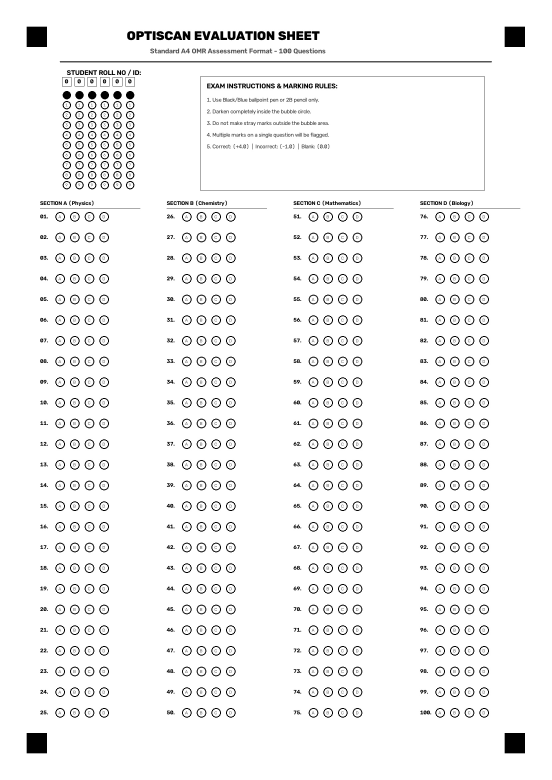
#> input picture data/blank_templates/blank_100q.jpg, 1654 x 2339 px (shown at 1/3 size)
$ python -i preprocess.py   (imports and definitions only)
#> lines starting #> are read from the running program, lines starting #| are printed output that depends on the picture; after the words box and inside, x2 and y2 are one past the last pixel; in counts of white or black regions, pixels touching at a corner belong together
### src/utils/logger.py
"""
Centralized logging utility for OptiScan with color formatting and file output support.
"""

import logging
import sys
from pathlib import Path
from typing import Optional


class OptiScanFormatter(logging.Formatter):
    """Custom color-coded console formatter for readable CLI output."""

    GREY = "\x1b[38;20m"
    BLUE = "\x1b[34;20m"
    GREEN = "\x1b[32;20m"
    YELLOW = "\x1b[33;20m"
    RED = "\x1b[31;20m"
    BOLD_RED = "\x1b[31;1m"
    RESET = "\x1b[0m"

    FORMAT = "%(asctime)s | %(levelname)-8s | %(name)s:%(funcName)s:%(lineno)d - %(message)s"

    LEVEL_COLORS = {
        logging.DEBUG: GREY,
        logging.INFO: GREEN,
        logging.WARNING: YELLOW,
        logging.ERROR: RED,
        logging.CRITICAL: BOLD_RED,
    }

    # [7 lines left out: function format, not called in this run]


def get_logger(
    name: str = "optiscan",
    level: int | str = logging.INFO,
    log_file: Optional[Path | str] = None,
) -> logging.Logger:
    """
    Get or create a configured logger instance.

    Args:
        name: The name of the logger module.
        level: Minimum log level (e.g. logging.DEBUG, logging.INFO).
        log_file: Optional file path to persist log output.

    Returns:
        Configured logging.Logger instance.
    """
    logger = logging.getLogger(name)

    if isinstance(level, str):
        level = getattr(logging, level.upper(), logging.INFO)
    logger.setLevel(level)

    # Avoid duplicate handlers if logger was already created
    if not logger.handlers:
        console_handler = logging.StreamHandler(sys.stdout)
        console_handler.setLevel(level)
        console_handler.setFormatter(OptiScanFormatter())
        logger.addHandler(console_handler)

        if log_file:
            log_path = Path(log_file)
            log_path.parent.mkdir(parents=True, exist_ok=True)
            file_handler = logging.FileHandler(str(log_path), encoding="utf-8")
            file_handler.setLevel(level)
            file_formatter = logging.Formatter(
                "%(asctime)s | %(levelname)-8s | %(name)s:%(funcName)s:%(lineno)d - %(message)s",
                datefmt="%Y-%m-%d %H:%M:%S",
            )
            file_handler.setFormatter(file_formatter)
            logger.addHandler(file_handler)

    return logger

### src/preprocess.py
"""
Image Ingestion & Preprocessing Pipeline for OptiScan (Phase 2).
Handles multi-format ingestion (JPG, PNG, TIFF, PDF), canvas standardization,
noise suppression, localized lighting normalization (CLAHE), and adaptive binarization.
"""

from pathlib import Path
from typing import Optional, Union

import cv2
import numpy as np

from src.utils.exceptions import (
    ImageLoadError,
    ImageProcessingError,
    InvalidImageDimensionsError,
)
from src.utils.logger import get_logger

logger = get_logger("preprocess")


def load_image(
    image_input: Union[str, Path, bytes, np.ndarray],
    min_dimensions: Optional[tuple[int, int]] = (1200, 1600),
    dpi_render: int = 200,
) -> np.ndarray:
    """
    Ingest and normalize image data from multiple formats (JPG, PNG, TIFF, BMP, PDF)
    or existing numpy arrays, verifying minimum resolution constraints.

    Args:
        image_input: File path (str/Path), raw bytes, or already loaded NumPy array.
        min_dimensions: Optional (min_width, min_height) tuple to validate minimum quality.
        dpi_render: Target rendering DPI if input is a PDF document.

    Returns:
        3-channel NumPy array (uint8) in standard BGR/RGB color representation.

    Raises:
        ImageLoadError: If the file cannot be found, is corrupted, or cannot be decoded.
        InvalidImageDimensionsError: If image resolution is lower than min_dimensions.
    """
    img: Optional[np.ndarray] = None

    if isinstance(image_input, np.ndarray):
        img = image_input.copy()
        if img.ndim == 2:
            img = cv2.cvtColor(img, cv2.COLOR_GRAY2BGR)
        elif img.ndim == 3 and img.shape[2] == 4:
            img = cv2.cvtColor(img, cv2.COLOR_BGRA2BGR)
        elif img.ndim != 3 or img.shape[2] != 3:
            raise ImageLoadError(
                f"Invalid image array shape: {img.shape}",
                details={"shape": img.shape},
            )

    elif isinstance(image_input, bytes):
        try:
            file_bytes = np.frombuffer(image_input, dtype=np.uint8)
            img = cv2.imdecode(file_bytes, cv2.IMREAD_COLOR)
        except Exception as e:
            raise ImageLoadError(f"Failed to decode image from byte buffer: {e}") from e
        if img is None:
            raise ImageLoadError("Failed to decode image from byte buffer: cv2.imdecode returned None")

    elif isinstance(image_input, (str, Path)):
        path = Path(image_input)
        if not path.exists() or not path.is_file():
            raise ImageLoadError(
                f"Image file does not exist or is not a file: {path}",
                file_path=str(path),
            )

        suffix = path.suffix.lower()

        # Handle PDF documents via pypdfium2
        if suffix == ".pdf":
            try:
                import pypdfium2 as pdfium

                pdf = pdfium.PdfDocument(str(path))
                if len(pdf) == 0:
                    raise ImageLoadError(f"PDF document '{path}' contains no pages.", file_path=str(path))

                # Standard PDF point is 1/72 inch; scale to target DPI (e.g. 200 DPI -> 200/72)
                scale_factor = dpi_render / 72.0
                page = pdf[0]
                bitmap = page.render(scale=scale_factor)
                pil_img = bitmap.to_pil()
                img = cv2.cvtColor(np.array(pil_img.convert("RGB")), cv2.COLOR_RGB2BGR)
            except ImageLoadError:
                raise
            except Exception as e:
                raise ImageLoadError(
                    f"Failed to render PDF page from '{path}': {e}",
                    file_path=str(path),
                ) from e

        # Handle raster images (JPG, PNG, TIFF, BMP, WebP)
        else:
            try:
                with open(path, "rb") as f:
                    file_bytes = np.frombuffer(f.read(), dtype=np.uint8)
                img = cv2.imdecode(file_bytes, cv2.IMREAD_COLOR)
                if img is None:
                    # Fallback to PIL in case OpenCV codec fails
                    from PIL import Image

                    with Image.open(path) as pil_img:
                        img = cv2.cvtColor(np.array(pil_img.convert("RGB")), cv2.COLOR_RGB2BGR)
            except Exception as e:
                raise ImageLoadError(
                    f"Failed to load or parse image file '{path}': {e}",
                    file_path=str(path),
                ) from e

        if img is None:
            raise ImageLoadError(
                f"Failed to decode image from '{path}'. File may be corrupt or format unsupported.",
                file_path=str(path),
            )

    else:
        raise ImageLoadError(
            f"Unsupported input type for load_image: {type(image_input).__name__}",
        )

    # Validate resolution constraints
    if min_dimensions is not None:
        min_w, min_h = min_dimensions
        h, w = img.shape[:2]
        # Orientation-agnostic check: compare min/max bounds
        img_min_dim = min(w, h)
        img_max_dim = max(w, h)
        req_min_dim = min(min_w, min_h)
        req_max_dim = max(min_w, min_h)

        if img_min_dim < req_min_dim or img_max_dim < req_max_dim:
            raise InvalidImageDimensionsError(
                f"Image resolution ({w}x{h}) is below minimum requirement ({min_w}x{min_h}).",
                shape=(h, w),
                details={"width": w, "height": h, "min_width": min_w, "min_height": min_h},
            )

    logger.debug("Successfully loaded image of shape %s", img.shape)
    return img


def to_grayscale(image: np.ndarray) -> np.ndarray:
    """
    Convert an input color or multi-channel image to single-channel 8-bit grayscale.

    Args:
        image: Input image array (2D grayscale, 3-channel BGR/RGB, or 4-channel BGRA/RGBA).

    Returns:
        2D single-channel uint8 array.
    """
    if image.ndim == 2:
        return image.copy()
    if image.ndim == 3:
        if image.shape[2] == 3:
            return cv2.cvtColor(image, cv2.COLOR_BGR2GRAY)
        elif image.shape[2] == 4:
            return cv2.cvtColor(image, cv2.COLOR_BGRA2GRAY)
    raise ImageProcessingError(
        f"Unsupported image shape for grayscale conversion: {image.shape}",
        details={"shape": image.shape},
    )


def resize_with_aspect_ratio(
    image: np.ndarray,
    target_width: int = 1654,
    target_height: Optional[int] = None,
    interpolation: int = cv2.INTER_AREA,
) -> tuple[np.ndarray, float]:
    """
    Resize an image maintaining aspect ratio to a target canvas width.

    Args:
        image: Input image array.
        target_width: Desired width in pixels (e.g. 1654 for A4 at 200 DPI).
        target_height: Optional fixed target height. If None, computed from aspect ratio.
        interpolation: OpenCV interpolation algorithm.

    Returns:
        tuple of (resized_image, scale_factor)
    """
    h, w = image.shape[:2]
    if target_height is None:
        scale = float(target_width) / float(w)
        new_h = int(round(h * scale))
        new_w = target_width
    else:
        scale_w = float(target_width) / float(w)
        scale_h = float(target_height) / float(h)
        scale = min(scale_w, scale_h)
        new_w = int(round(w * scale))
        new_h = int(round(h * scale))

    if new_w == w and new_h == h:
        return image.copy(), 1.0

    resized = cv2.resize(image, (new_w, new_h), interpolation=interpolation)
    return resized, scale


def denoise_image(
    gray_image: np.ndarray,
    method: str = "bilateral",
    d: int = 9,
    sigma_color: float = 75.0,
    sigma_space: float = 75.0,
) -> np.ndarray:
    """
    Apply edge-preserving smoothing to remove scanner/sensor noise without blurring bubble borders.

    Args:
        gray_image: 2D single-channel grayscale image.
        method: Denoising technique ('bilateral', 'gaussian', or 'median').
        d: Diameter of each pixel neighborhood for bilateral filtering.
        sigma_color: Filter sigma in the color space.
        sigma_space: Filter sigma in the coordinate space.

    Returns:
        Filtered 2D grayscale image.
    """
    if gray_image.ndim != 2:
        raise ImageProcessingError(f"denoise_image requires 2D grayscale image, got {gray_image.shape}")

    if method == "bilateral":
        return cv2.bilateralFilter(gray_image, d=d, sigmaColor=sigma_color, sigmaSpace=sigma_space)
    elif method == "gaussian":
        return cv2.GaussianBlur(gray_image, (5, 5), 0)
    elif method == "median":
        return cv2.medianBlur(gray_image, 3)
    else:
        logger.warning("Unrecognized denoising method '%s', returning original image.", method)
        return gray_image.copy()


def apply_clahe(
    gray_image: np.ndarray,
    clip_limit: float = 2.0,
    grid_size: tuple[int, int] = (8, 8),
) -> np.ndarray:
    """
    Apply Contrast Limited Adaptive Histogram Equalization (CLAHE) to normalize
    mobile camera flash gradients and localized shadows across the sheet.

    Args:
        gray_image: 2D single-channel grayscale image.
        clip_limit: Threshold for contrast limiting.
        grid_size: Size of grid for histogram equalization (tileGridSize).

    Returns:
        Contrast-equalized 2D grayscale image.
    """
    if gray_image.ndim != 2:
        raise ImageProcessingError(f"apply_clahe requires 2D grayscale image, got {gray_image.shape}")

    clahe = cv2.createCLAHE(clipLimit=clip_limit, tileGridSize=grid_size)
    return clahe.apply(gray_image)


def binarize_adaptive(
    gray_image: np.ndarray,
    block_size: int = 25,
    c_offset: int = 10,
    invert: bool = True,
    morph_kernel_size: Optional[int] = None,
) -> np.ndarray:
    """
    Convert grayscale image into a high-contrast binary mask using adaptive Gaussian thresholding,
    with optional morphological cleanup.
    By default, inverts the output so foreground ink/bubbles are 255 and background paper is 0.

    Args:
        gray_image: 2D single-channel grayscale image.
        block_size: Size of pixel neighborhood used to calculate threshold value (must be odd > 1).
        c_offset: Constant subtracted from the mean or weighted mean.
        invert: If True, uses cv2.THRESH_BINARY_INV; if False, uses cv2.THRESH_BINARY.
        morph_kernel_size: Optional integer kernel size for morphological opening to remove salt noise.

    Returns:
        Binary image mask (uint8, values 0 or 255).
    """
    if gray_image.ndim != 2:
        raise ImageProcessingError(f"binarize_adaptive requires 2D grayscale image, got {gray_image.shape}")

    # Block size must be odd and > 1
    if block_size % 2 == 0:
        block_size += 1
    if block_size < 3:
        block_size = 3

    thresh_type = cv2.THRESH_BINARY_INV if invert else cv2.THRESH_BINARY
    binary = cv2.adaptiveThreshold(
        gray_image,
        255,
        cv2.ADAPTIVE_THRESH_GAUSSIAN_C,
        thresh_type,
        block_size,
        c_offset,
    )

    if morph_kernel_size and morph_kernel_size > 1:
        kernel = cv2.getStructuringElement(cv2.MORPH_RECT, (morph_kernel_size, morph_kernel_size))
        binary = cv2.morphologyEx(binary, cv2.MORPH_OPEN, kernel)

    return binary


def preprocess_pipeline(
    image_input: Union[str, Path, np.ndarray],
    target_width: int = 1654,
    min_dimensions: Optional[tuple[int, int]] = None,
) -> tuple[np.ndarray, np.ndarray, np.ndarray, float]:
    """
    Full end-to-end preprocessing pipeline:
    1. Ingest image from file or array (with resolution check).
    2. Resize to canonical width maintaining aspect ratio.
    3. Convert to grayscale.
    4. Apply bilateral noise filtering.
    5. Enhance localized contrast via CLAHE.
    6. Generate inverted high-contrast binary mask via adaptive thresholding.

    Args:
        image_input: File path or NumPy image array.
        target_width: Canonical standard width in pixels (default 1654 for A4 @ 200 DPI).
        min_dimensions: Optional minimum resolution constraint.

    Returns:
        tuple of:
        - resized_color_image: Standardized 3-channel image (np.ndarray)
        - clahe_enhanced_gray: Contrast-normalized grayscale image (np.ndarray)
        - binary_mask: Inverted adaptive binary mask (np.ndarray)
        - scale_factor: Rescaling ratio applied (float)
    """
    raw_img = load_image(image_input, min_dimensions=min_dimensions)
    resized_img, scale_factor = resize_with_aspect_ratio(raw_img, target_width=target_width)
    gray = to_grayscale(resized_img)
    denoised = denoise_image(gray, method="bilateral")
    clahe_gray = apply_clahe(denoised)
    binary_mask = binarize_adaptive(clahe_gray)

    logger.debug(
        "Preprocessing complete. Resized shape: %s, Scale factor: %.4f",
        resized_img.shape,
        scale_factor,
    )
    return resized_img, clahe_gray, binary_mask, scale_factor

>>> import cv2
>>> picture = cv2.imread('../data/blank_templates/blank_100q.jpg')
#> picture is the input picture: shape (2339, 1654, 3); min 0, max 255, mean 243.5
>>> result = preprocess_pipeline(picture)
#> in preprocess_pipeline, `resized_img, scale_factor = resize_with_aspect_ratio(raw_img, target_w..`: scale_factor = 1
#> in binarize_adaptive, `binary = cv2.adaptiveThreshold( gray_image, 255, cv2.ADAPTIVE_THRESH_G..`:
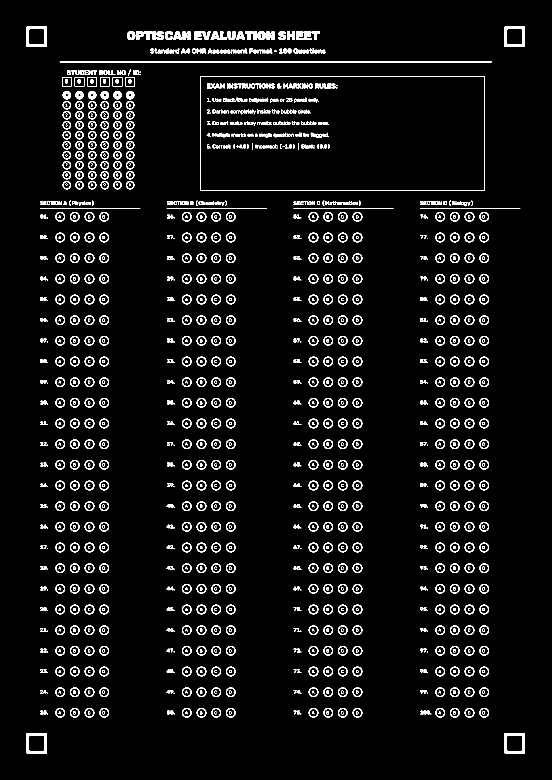
#> binary: shape (2339, 1654) (shown at 1/3 size); 4.5% white; 1625 white regions (186 under 20 px), largest, box (x1, y1, x2, y2) and area: (179, 184, 1476, 187) 3887, (600, 230, 1455, 571) 2388, (80, 80, 141, 141) 1532
